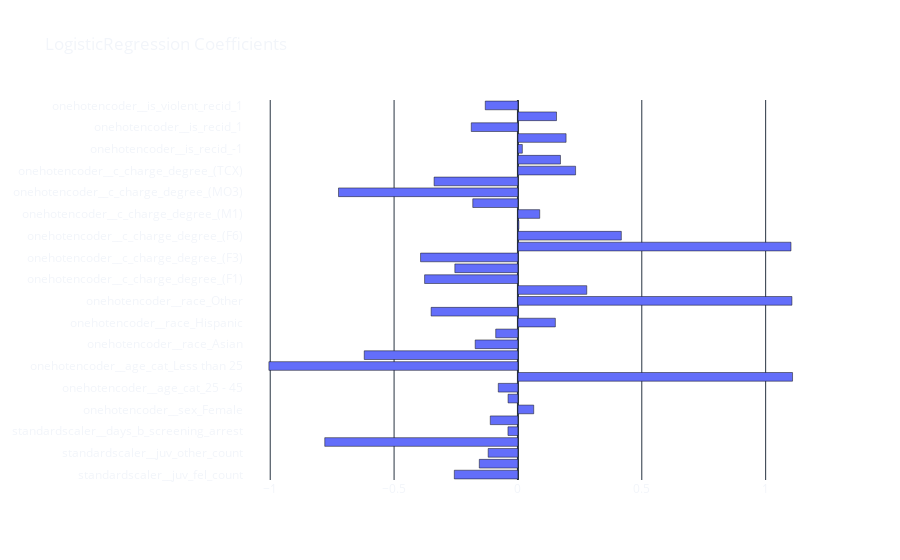

Source (notebook cell):
### Markdown cell above
**Accuracy varies considerably between classifiers. If we look at the confusion matrix of the second classifier, we see that the class that the algorithm has the most trouble getting right is "`High Risk`" (label = 0). While the algorithm's biggest error is in the False Negatives (individuals classified as "`Low`" who should be given "`High`" risk score).** 

**It is worth remembering that given the original distribution of the data (only 25% of samples are labeled "`High`") to achieve 75% accuracy on this problem, it would be sufficient for the classifier to label all entries as "`Low`".**

**Let's now analyze the _coefficients_ learned by the model during its training.**

### Code cell
coefs = pd.DataFrame(
    model_lr[-1].coef_,
    columns=model_lr[:-1].get_feature_names_out(),
    index=['Coefficients']).transpose()

display(coefs)
import plotly.graph_objects as go

fig = go.Figure(go.Bar(
    x=coefs['Coefficients'],
    y=model_lr[:-1].get_feature_names_out(),
    orientation='h'))
fig.update_xaxes(range=[model_lr[-1].coef_.min(
) + (model_lr[-1].coef_.min() * 0.1), model_lr[-1].coef_.max() + (model_lr[-1].coef_.max() * 0.1)])
fig.update_layout(
    xaxis=dict(
        tickmode='linear',
        tick0=0,
        dtick=0.5
    ),
    template='plotly_dark',
    title_text='LogisticRegression Coefficients',
    paper_bgcolor='rgba(0, 0, 0, 0)',
    plot_bgcolor='rgba(0, 0, 0, 0)'

)
fig.show()

### Figure 1 — Plotly figure (JSON) as saved in the notebook; plotly's stock layout.template omitted (floating-point values rounded to 4 significant figures)
{"data": [{"orientation": "h", "type": "bar", "x": [-0.2569, -0.156, -0.1202, -0.7799, -0.04028, -0.1117, 0.06377, -0.03993, -0.07938, 1.109, -1.005, -0.6206, -0.1726, -0.08974, 0.1511, -0.3505, 1.106, 0.2779, -0.3769, -0.2547, -0.3931, 1.102, 0.4174, 0.003908, 0.08795, -0.1823, -0.7244, -0.3385, 0.2327, 0.1717, 0.01782, 0.1944, -0.1884, 0.1558, -0.1319], "y": ["standardscaler__juv_fel_count", "standardscaler__juv_misd_count", "standardscaler__juv_other_count", "standardscaler__priors_count", "standardscaler__days_b_screening_arrest", "standardscaler__c_days_from_compas", "onehotencoder__sex_Female", "onehotencoder__sex_Male", "onehotencoder__age_cat_25 - 45", "onehotencoder__age_cat_Greater than 45", "onehotencoder__age_cat_Less than 25", "onehotencoder__race_African-American", "onehotencoder__race_Asian", "onehotencoder__race_Caucasian", "onehotencoder__race_Hispanic", "onehotencoder__race_Native American", "onehotencoder__race_Other", "onehotencoder__c_charge_degree_(CO3)", "onehotencoder__c_charge_degree_(F1)", "onehotencoder__c_charge_degree_(F2)", "onehotencoder__c_charge_degree_(F3)", "onehotencoder__c_charge_degree_(F5)", "onehotencoder__c_charge_degree_(F6)", "onehotencoder__c_charge_degree_(F7)", "onehotencoder__c_charge_degree_(M1)", "onehotencoder__c_charge_degree_(M2)", "onehotencoder__c_charge_degree_(MO3)", "onehotencoder__c_charge_degree_(NI0)", "onehotencoder__c_charge_degree_(TCX)", "onehotencoder__c_charge_degree_(X)", "onehotencoder__is_recid_-1", "onehotencoder__is_recid_0", "onehotencoder__is_recid_1", "onehotencoder__is_violent_recid_0", "onehotencoder__is_violent_recid_1"]}], "layout": {"paper_bgcolor": "rgba(0, 0, 0, 0)", "plot_bgcolor": "rgba(0, 0, 0, 0)", "title": {"text": "LogisticRegression Coefficients"}, "xaxis": {"dtick": 0.5, "range": [-1.106, 1.219], "tick0": 0, "tickmode": "linear"}}}
